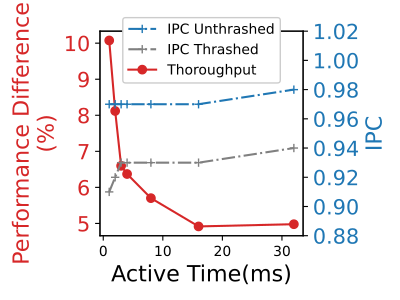

The script that drew this image:
import glob
import matplotlib.pyplot as plt

c_thr_p=[2214,1963,1891,1870,1858,1891,1901]
c_unt_p=[2109,1871,1789,1758,1743,1749,1727]
c_thr_ipc=[0.94,0.93,0.93,0.93,0.93,0.92,0.91]
c_thr_ipc.reverse()
c_unt_ipc=[0.98,0.97,0.97,0.97,0.97,0.97,0.97]
c_unt_ipc.reverse()
diff_list=[0.04978662873,0.04917156601,0.05701509223,0.06370875995,0.06597819851,0.081189251,0.1007527504]
diff_list.reverse()

def normalize_perf_values(x):
    norm = x[0]
    for z in range(0,len(x)):
        x[z] = 2214/x[z] *100

def normalize_IPC_values(x):
    for z in range(0,len(x)):
        x[z] = x[z]/0.98 * 100

import matplotlib.pyplot as plt
import numpy as np
from matplotlib.lines import Line2D
font_size=16

y_tik=[1,2,3,4,8,16,32]
# Create some mock data
t = range(0,7)
data1 = diff_list
for x in range(0,len(data1)):
    data1[x]=data1[x]*100
data2 = c_unt_ipc
print(data1)
fig, ax1 = plt.subplots(figsize=(4, 3))
color = 'tab:red'
ax1.set_xlabel('Active Time(ms)',fontsize=font_size)
ax1.set_ylabel('Performance Difference\n(%)', color=color,fontsize=font_size)
ax1.plot(y_tik, data1,label="Thoroughput Difference",marker="o",color=color)

plt.yticks(fontsize=15)
ax1.tick_params(axis='y', labelcolor=color)

ax2 = ax1.twinx()  # instantiate a second axes that shares the same x-axis

color = 'tab:blue'
ax2.set_ylabel('IPC', color=color,fontsize=font_size)  # we already handled the x-label with ax1
ax2.plot(y_tik, data2,marker="+",ls="-.",label="Unthrashed IPC", color=color)
ax2.plot(y_tik, c_thr_ipc,marker="+",ls="-.", label="Thrashed IPC",color="grey")
ax2.tick_params(axis='y', labelcolor=color)
ax2.set_ylim(0.88,1.02)
ax2.legend([Line2D([0], [0], color=color,marker="+", ls="-."),Line2D([0], [0], marker="+",ls="-.", color="grey"),Line2D([0], [0], marker="o",color='tab:red')],["IPC Unthrashed","IPC Thrashed","Thoroughput"],framealpha=1,bbox_to_anchor=(0.5, 1.1),loc='upper center')
plt.yticks(fontsize=15)
fig.tight_layout()  # otherwise the right y-label is slightly clipped
plt.show()
